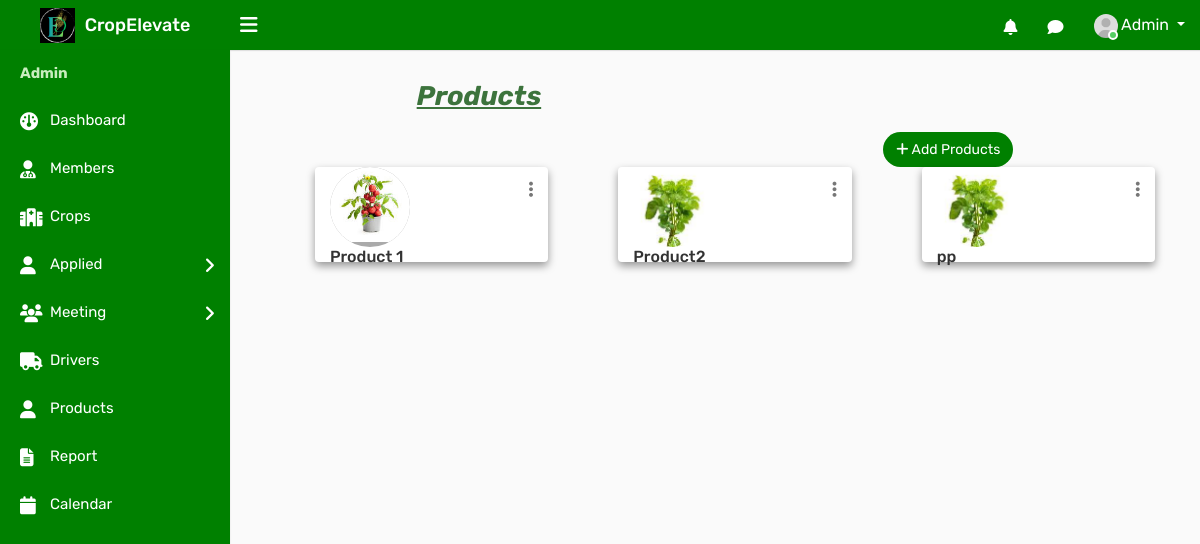
The page /adblog on the database its author committed.
### ceapp/models.py (models this page shows)
class Product(models.Model):
    blogname = models.CharField(max_length=100)
    blogimage =  models.ImageField(upload_to='blog/', null=True, blank=True)
    is_active = models.BooleanField(default=True)

### ceapp/views.py (the view)
# urls.py: path('adblog',views.adblog,name='adblog'),
def adblog(request):
    products = Product.objects.all()
    return render(request, 'admintemp/adblog.html',{'products': products})

### templates/admintemp/adblog.html (shortened to what this page needs)
{% load static %}
<!DOCTYPE html>
<html lang="en">
    <head>
        <link rel="stylesheet" type="text/css" href="{% static 'assets/css/bootstrap.min.css' %}">
        <link rel="stylesheet" type="text/css" href="{% static 'assets/css/font-awesome.min.css' %}">
        <link rel="stylesheet" type="text/css" href="{% static 'assets/css/select2.min.css' %}">
        <link rel="stylesheet" type="text/css" href="{% static 'assets/css/bootstrap-datetimepicker.min.css' %}">
        <link rel="stylesheet" type="text/css" href="{% static 'assets/css/style.css' %}">
        <link rel="stylesheet" href="https://cdnjs.cloudflare.com/ajax/libs/font-awesome/6.2.0/css/all.min.css">
    </head>
<body>
    <div class="main-wrapper">
        <div class="header">
			<div class="header-left">
				<a href="{% url 'adindex' %}" class="logo">
					<img src="{% static 'assets/img/adminlogo1.png' %}" width="35" height="35" alt=""> <span>CropElevate</span>
				</a>
			</div>
			<a id="toggle_btn" href="javascript:void(0);"><i class="fa fa-bars"></i></a>
            <ul class="nav user-menu float-right">
                <li class="nav-item dropdown d-none d-sm-block">
                    <a href="#" class="dropdown-toggle nav-link" data-toggle="dropdown"><i class="fa fa-bell-o"></i> </a>
                </li>
                <li class="nav-item dropdown d-none d-sm-block">
                    <a href="javascript:void(0);" id="open_msg_box" class="hasnotifications nav-link"><i class="fa fa-comment-o"></i> </a>
                </li>
                <li class="nav-item dropdown has-arrow">
                    <a href="#" class="dropdown-toggle nav-link user-link" data-toggle="dropdown">
                        <span class="user-img"><img class="rounded-circle" src="{% static 'assets/img/user.jpg' %}" width="40" alt="Admin">
							<span class="status online"></span></span>
                        <span>Admin</span>
                    </a>
                </li>
            </ul>
        </div>
        <div class="sidebar" id="sidebar">
            <div class="sidebar-inner slimscroll">
                <div id="sidebar-menu" class="sidebar-menu">
                    <ul>
                        <li class="menu-title" style="color:#c9edbe; font-weight:bold;">Admin</li>
                        <li>
                            <a href="{% url 'adindex' %}"><i class="fa fa-dashboard"></i> <span>Dashboard</span></a>
                        </li>
						<li>
                            <a href="{% url 'admember' %}"><i class="fa fa-user-md"></i> <span>Members</span></a>
                        </li>
                        <li>
                            <a href="{% url 'adcrop' %}"><i class="fa fa-hospital-o"></i> <span>Crops</span></a>
                        </li>
                        <li class="submenu green-background">
                            <a href="#"><i class="fa fa-user"></i> Applied <span class="menu-arrow"></span></a>
                        </li>
                        <li class="submenu green-background">
                            <a href="#"><i class="fas fa-users fa-2x"></i>  Meeting<span class="menu-arrow"></span></a>
                        </li>
                        <li>
                            <a href="{% url 'addriver' %}"><i class="fas fa-truck"></i> <span>Drivers</span></a>
                        </li>
                        <li>
                            <a href="{% url 'adblog' %}" id="memind"><i class="fa fa-user"></i> <span>Products</span></a>
                        </li>
                        <li>
                            <a href="{% url 'adreport' %}"><i class="fas fa-file-text"></i>
                            </i> <span>Report</span></a>
                        </li>
                        <li>
                            <a href="{% url 'adcalendar' %}"><i class="fa fa-calendar"></i> <span>Calendar</span></a>
                        </li>
                    </ul>
                </div>
            </div>
        </div>
        <div class="page-wrapper">
            <div class="content">
                <div class="row">
                    <div class="col-lg-8 offset-lg-2">
                        <h4 class="page-title" style="font-size:27px; color:#3c733c;"><b><i><u>Products</b></i></u></h4>
                        <a class="btn btn-primary btn-rounded float-right" style="background:green;"href="{% url 'adaddblog' %}"><i class="fa fa-plus"></i> Add Products</a>
                    </div>
                </div>
                <div class="container">
                    <div class="row">
                        {% for product in products %}
                        <div class="col-md-4">
                            <div class="card" style="box-shadow: 0 4px 8px 0 rgba(0, 0, 0, 0.4); margin-left:40px;">
                                <div class="dropdown profile-action">
                                    <a href="#" class="action-icon dropdown-toggle" data-toggle="dropdown" aria-expanded="false"><i class="fa fa-ellipsis-v"></i></a>
                                </div>
                                <div class="col-md-3">
                                        <div class="doctor-img">
                                            {% if product.blogimage %}
                                                <a class="avatar" href="#"><img alt="" src="{{ product.blogimage.url }}"></a>
                                            {% endif %}
                                            <div class="doctor-img">
                                                {% if product.blogname %}
                                                    <h5 class="card-title">{{ product.blogname }}</h5>
                                                {% endif %}
                                            </div>
                                        </div>
                                    </div>
                            </div>
                        </div>
                        {% endfor %}
                    </div>
                </div>
                    </div>
                </div>
            </div>
</body>
</html>

### templates/admintemp/adblog.html (style rules this page uses)
.header { background-color:green; }
.header .header-left { background-color:green; }
.green-background { background-color: green; }
.sidebar { background-color:green; }
.sidebar-menu li a { color:white; }

### rows shown on the page
Product: blogimage (picture), blogname "Product 1"
Product: blogimage (picture), blogname "Product2"
Product: blogimage (picture), blogname "pp"
